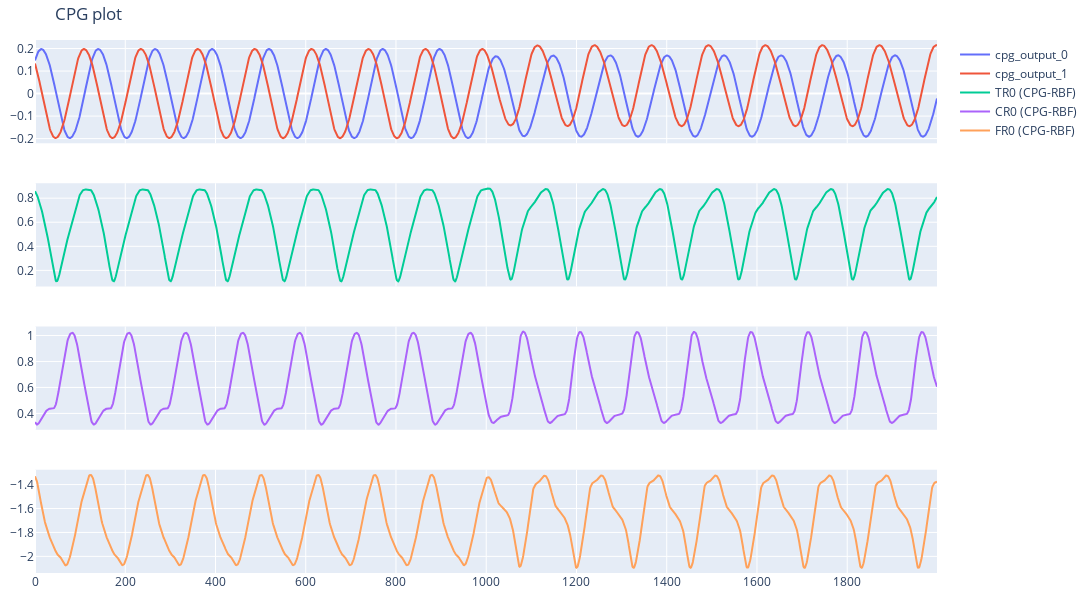

Notebook code cell kept with this figure:
### Markdown cell above
## Shift-Phase

### Code cell
from include.cpg_rbf.cpg_so2 import CPG_LOCO
cpg_loco = CPG_LOCO()
cpg_output_0 = []
cpg_output_1 = []
online_imitated_paths = {'TR0':[], 'CR0':[], 'FR0':[]}

for i in range(2000):

    

    if i < 1000:
        cpg_out = cpg_loco.modulate_cpg(0.05, 0.0, 1.0) 
        cpg_output_0.append(cpg_out['cpg_output_0'])
        cpg_output_1.append(cpg_out['cpg_output_1']) 
    elif i >= 1000 and i < 2000:
        cpg_out = cpg_loco.modulate_cpg(0.05, 0.0, 1.0)
        cpg_output_0.append(cpg_out['cpg_output_0'])
        cpg_output_1.append(cpg_out['cpg_output_1'])
    elif i >= 2000 and i < 3000:
        cpg_out = cpg_loco.modulate_cpg(0.05, 0.0, 1.0)
        cpg_output_0.append(cpg_out['cpg_output_0'])
        cpg_output_1.append(cpg_out['cpg_output_1'])        

    
    online_imitated_paths['TR0'].append(rbf.regenerate_target_traj(cpg_out['cpg_output_0'], cpg_out['cpg_output_1'], imitated_weights['TR0']))
    online_imitated_paths['CR0'].append(rbf.regenerate_target_traj(cpg_out['cpg_output_0'], cpg_out['cpg_output_1'], imitated_weights['CR0']))
    online_imitated_paths['FR0'].append(rbf.regenerate_target_traj(cpg_out['cpg_output_0'], cpg_out['cpg_output_1'], imitated_weights['FR0']))

fig = go.Figure()
fig = make_subplots(rows=4, cols=1, shared_xaxes=True)
fig.update_layout(height=600, width=1100, title="CPG plot")
fig.update_layout(margin=dict(l=10, r=10, t=40, b=10))  # Reduce margins

fig.add_trace(go.Scatter( y=cpg_output_0, mode='lines', name=f'cpg_output_0'), row=1, col=1)
fig.add_trace(go.Scatter( y=cpg_output_1, mode='lines', name=f'cpg_output_1'), row=1, col=1)
fig.add_trace(go.Scatter( y=online_imitated_paths['TR0'], mode='lines', name=f'TR0 (CPG-RBF)'), row=2, col=1)
fig.add_trace(go.Scatter( y=online_imitated_paths['CR0'], mode='lines', name=f'CR0 (CPG-RBF)'), row=3, col=1)
fig.add_trace(go.Scatter( y=online_imitated_paths['FR0'], mode='lines', name=f'FR0 (CPG-RBF)'), row=4, col=1)

### Figure 1 — Plotly figure (JSON) as saved in the notebook; plotly's stock layout.template omitted (floating-point values rounded to 4 significant figures; data arrays with more than 128 entries replaced by an {"elided": "..."} marker saying what was removed)
{"data": [{"mode": "lines", "name": "cpg_output_0", "type": "scatter", "xaxis": "x", "y": {"elided": "2000 float values"}, "yaxis": "y"}, {"mode": "lines", "name": "cpg_output_1", "type": "scatter", "xaxis": "x", "y": {"elided": "2000 float values"}, "yaxis": "y"}, {"mode": "lines", "name": "TR0 (CPG-RBF)", "type": "scatter", "xaxis": "x2", "y": {"elided": "2000 float values"}, "yaxis": "y2"}, {"mode": "lines", "name": "CR0 (CPG-RBF)", "type": "scatter", "xaxis": "x3", "y": {"elided": "2000 float values"}, "yaxis": "y3"}, {"mode": "lines", "name": "FR0 (CPG-RBF)", "type": "scatter", "xaxis": "x4", "y": {"elided": "2000 float values"}, "yaxis": "y4"}], "layout": {"height": 600, "margin": {"b": 10, "l": 10, "r": 10, "t": 40}, "title": {"text": "CPG plot"}, "width": 1100, "xaxis": {"anchor": "y", "domain": [0, 1], "matches": "x4", "showticklabels": false}, "xaxis2": {"anchor": "y2", "domain": [0, 1], "matches": "x4", "showticklabels": false}, "xaxis3": {"anchor": "y3", "domain": [0, 1], "matches": "x4", "showticklabels": false}, "xaxis4": {"anchor": "y4", "domain": [0, 1]}, "yaxis": {"anchor": "x", "domain": [0.8063, 1]}, "yaxis2": {"anchor": "x2", "domain": [0.5375, 0.7312]}, "yaxis3": {"anchor": "x3", "domain": [0.2687, 0.4625]}, "yaxis4": {"anchor": "x4", "domain": [0, 0.1938]}}}
